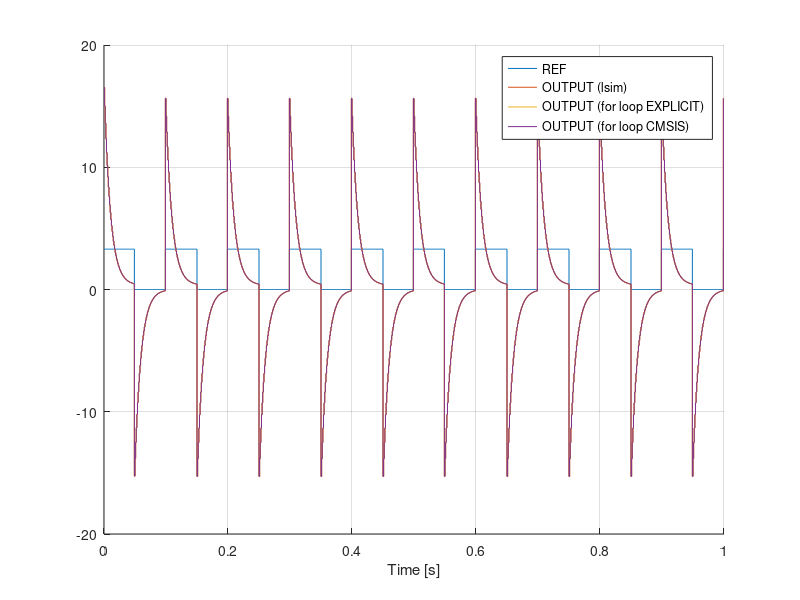

Source code (MATLAB): (Note: this script raises an error after producing the figure.)
%% L11 CMSIS pt. 2
%%% File info 
%
% *************************************************************************
%
%  @file     unit_test_pid.m
%  @author   Adrian Wojcik
%  @version  1.0
%  @date     17-Dec-2019 10:33:27
%  @brief    Simple PID controller unity test
%
% *************************************************************************
%
close all; clc;
clear all
%% Test signal
% sample time & freq
ts = 0.001; % [s]
fs = 1/ts;  % [Hz]

% test time
tmax = 1;   % [s]

% time vector
tvec = (0 : ts : tmax-ts)';

% sample vector
nvec = 0 : length(tvec)-1;

% test signal - square wave
T = 0.1; % [s] signal period
refvec = single(zeros(size(tvec)));
for i = nvec+1
    if mod(i*ts,T) < T/2
       refvec(i) = 3.3;
    else
       refvec(i) = 0.0; 
    end%if
end%for

%% Test plant model

% -- GAIN [-] -------------------------------------------------------------
K = 10.0;
    
% -- TIME CONSTANT [s] ----------------------------------------------------
T = 0.5; 
    
% -- S-OPERATOR [1/s] -----------------------------------------------------
s = tf('s');

% -- PLANT TRANSFER FUNCTION ----------------------------------------------
G = K / (1 + T*s);

%% PID controller tunning
% simple pole-placement example

% -- REFERENCE CLOSED LOOP TIME CONSTANT [s] ------------------------------
Tref = 0.01; 

% -- PID CONTROLER GAINS --------------------------------------------------
Ki = 1 / ( K * Tref );
Kp = Ki * T;
Kd = 0;

% -- PID CONTROLLER TRANSFER FUNCTION --------------------------------------
H = Kp + Ki/s + Kd*s;

% -- CLOSED-LOOP SYSTEM ---------------------------------------------------
S_out = feedback(H*G, 1);
S_pid = feedback(H, G);

% -- CLOSED-LOOP SYSTEM RESPONSE COMPUTING --------------------------------
outvec = lsim(S_out,refvec,tvec);
controlvec = lsim(S_pid,refvec,tvec);
errvec = refvec - outvec;

pid_out_v1 = controlvec;

%% FOR-LOOP REFERENCE PID CONTROLLER RESPONSE COMPUTING

x = single(errvec); % error
xi = single(0);  % error integral
y1 = single(zeros(size(errvec)));
y2 = single(zeros(size(errvec)));

    y3 = single(zeros(size(errvec)));

% -- PARALLEL FORM OF CONTINUOUS-TIME PID CONTROLLER --> CMSIS FORMULA ----
Kp2 = single(Kp);
Ki2 = single(Ki * ts); 
Kd2 = single(Kd / ts);

% -- CMSIS ALGORITHM GAINS FORMULAS ---------------------------------------
A0 = Kp2 + Ki2 + Kd2;
A1 = (-Kp2 ) - (2 * Kd2 );
A2 = Kd2;

% CMSIS FORM                                      % n = 1
y2(1) = A0 * x(1);
y3(1) = A0 * x(1);

% EXPLICIT FORM
xi = xi + x(1);
xd = single(0);  % error derivative
y1(1) = Kp2*x(1) + Ki2*xi + Kd2*xd;

% CMSIS FORM                                      % n = 2
y2(2) = A0 * x(2) + A1 * x(1) + y2(1); % code order
y3(2) = y2(1) + A0 * x(2) + A1 * x(1); % doc order

% EXPLICIT FORM
xi = xi + x(2);
xd = x(2) - x(1);   
y1(2) = Kp2*x(2) + Ki2*xi + Kd2*xd;

for n = 3 : length(tvec)                          % n >= 3
    
    % EXPLICIT FORM
    xi = xi + x(n);
    xd = x(n) - x(n-1);   
    y1(n) = Kp2*x(n) + Ki2*xi + Kd2*xd;

    % CMSIS FORM
    y2(n) = A0 * x(n) + A1 * x(n-1) + A2 * x(n-2) + y2(n-1); % code order
    y3(n) = y3(n-1) + A0 * x(n) + A1 * x(n-1) + A2 * x(n-2); % doc order
    
end

pid_in = x;
pid_out_v21 = y1;
pid_out_v22 = y2;

%% RESULT PLOT
OFFSET = 0;

hold on;
    stairs(tvec, refvec); 
    stairs(tvec, pid_out_v1  + OFFSET);
    stairs(tvec, pid_out_v21 + OFFSET);
    stairs(tvec, pid_out_v22 + OFFSET);
grid on;
hold off;
xlabel('Time [s]');
legend('REF', 'OUTPUT (lsim)', 'OUTPUT (for loop EXPLICIT)', ...
                               'OUTPUT (for loop CMSIS)');

%% SAVE TEST DATA TO .CSV
VEC2CSV('pid_x.csv', pid_in);
VEC2CSV('pid_y.csv', zeros(size(pid_in)));
VEC2CSV('pid_yref.csv', pid_out_v22);   

VEC2CSV('pid_gains.csv', [Kp2 Ki2 Kd2]);